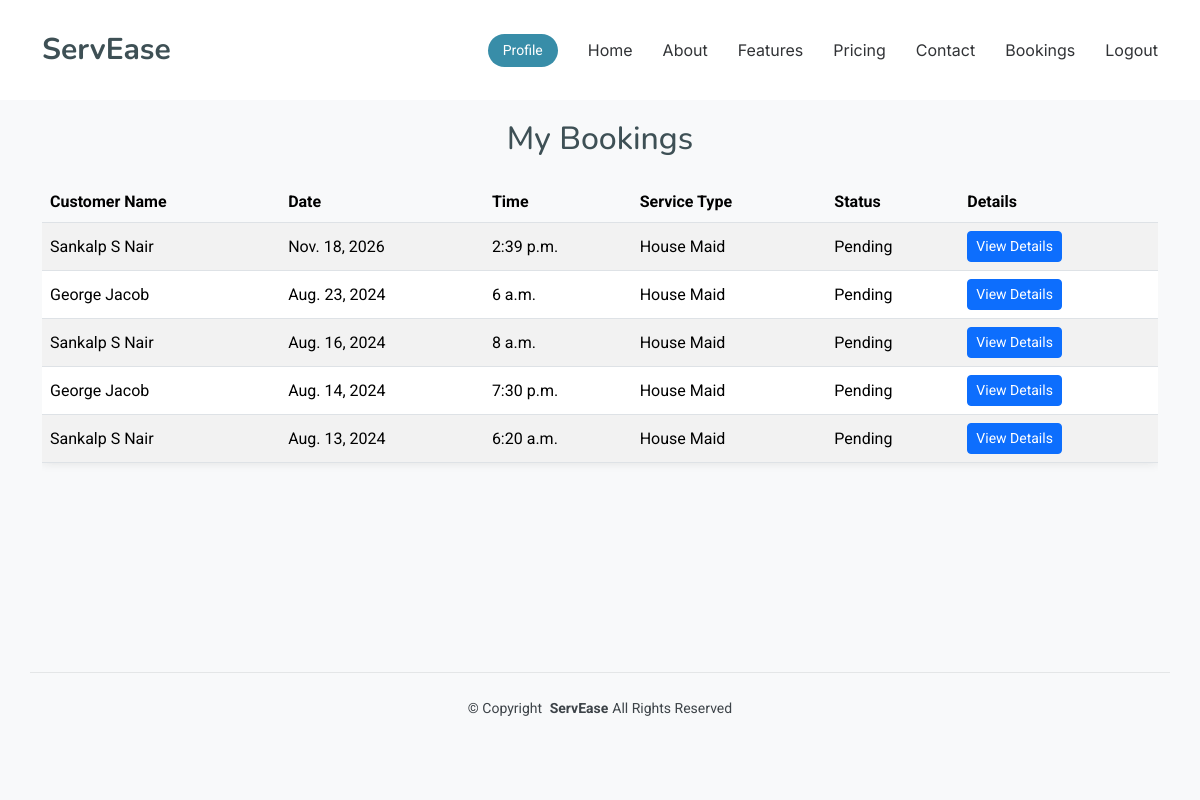
/worker/bookings/ (signed in), run on the app's committed database.
### Home_app/models.py (models this page shows)
class Booking(models.Model):
    worker_id = models.ForeignKey('Users', on_delete=models.CASCADE, related_name='bookings')
    worker_type = models.CharField(max_length=50, choices=[
        ('House Maid', 'House Maid'),
        ('Carpenter', 'Carpenter'),
        ('Plumber', 'Plumber'),
        ('Electrician', 'Electrician'),
        ('Home Nurse', 'Home Nurse'),
    ])
    customer_id= models.ForeignKey('Users', on_delete=models.CASCADE, related_name='customer_bookings')
    appointment_date = models.DateField()
    appointment_time = models.TimeField()
    address = models.TextField()
    status = models.CharField(max_length=20, choices=[
        ('Pending', 'Pending'),
        ('Paid', 'Paid'),
        ('Confirmed', 'Confirmed'),
        ('Completed', 'Completed'),
        ('Cancelled', 'Cancelled'),
    ], default='Pending')
    service_type = models.CharField(max_length=100, blank=True)
    description = models.TextField(blank=True)

### Home_app/views.py (the view)
# urls.py: path('worker/bookings/', views.view_my_booking, name='view_my_booking'),
def view_my_booking(request):
    user_id = request.session.get('user_id')
    if not user_id:
        messages.warning(request, 'You need to log in first.')
        return redirect('login')
    try:
        worker = Users.objects.get(user_id=user_id)
    except Users.DoesNotExist:
        messages.error(request, 'User not found.')
        return redirect('login')
    bookings = Booking.objects.filter(worker_id=worker.user_id).select_related('customer_id').annotate(
        customer_firstname=F('customer_id__firstname'),
        customer_lastname=F('customer_id__lastname'),
        customer_email=F('customer_id__email'),
        customer_phone=F('customer_id__phone')
    ).order_by('-appointment_date', '-appointment_time')
    context = {
        'bookings': bookings
    }
    return render(request, 'worker_temp/view_my_booking.html', context)

### templates/worker_temp/view_my_booking.html (shortened to what this page needs)
{% load static %}
<!DOCTYPE html>
<html lang="en">
<head>
  <link href="{% static 'work_assets/vendor/bootstrap/css/bootstrap.min.css' %}" rel="stylesheet">
  <link href="{% static 'work_assets/vendor/bootstrap-icons/bootstrap-icons.css' %}" rel="stylesheet">
  <link href="{% static 'work_assets/vendor/aos/aos.css' %}" rel="stylesheet">
  <link href="{% static 'work_assets/vendor/glightbox/css/glightbox.min.css' %}" rel="stylesheet">
  <link href="{% static 'work_assets/vendor/swiper/swiper-bundle.min.css' %}" rel="stylesheet">
  <link href="{% static 'work_assets/css/main.css' %}" rel="stylesheet">
</head>
<body class="index-page">
  <header id="header" class="header d-flex align-items-center fixed-top">
    <div class="container-fluid container-xl position-relative d-flex align-items-center">
      <a href="{% url 'worker_index' %}" class="logo d-flex align-items-center me-auto">
        <h1 class="sitename">ServEase</h1>
      </a>
      <nav id="navmenu" class="navmenu">
        <ul>
          <li><a href="{% url 'worker_index' %}#hero">Home</a></li>
          <li><a href="{% url 'worker_index' %}#about">About</a></li>
          <li><a href="#">Features</a></li>
          <li><a href="#">Pricing</a></li>
          <li><a href="#">Contact</a></li>
          <li><a href="{% url 'view_my_booking' %}">Bookings</a></li>
          <li><a href="{% url 'logout' %}">Logout</a></li>
        </ul>
      </nav>
      <a class="btn-getstarted" href="{% url 'worker_profile' %}">Profile</a>
    </div>
  </header>
  <main class="main">
    <section id="bookings" class="booking-section">
      <div class="container">
        <div class="row justify-content-center">
          <div class="col-12">
            <h2 class="text-center mb-4">My Bookings</h2>
            {% if bookings %}
              <div class="table-responsive">
                <table class="table table-striped table-hover booking-table">
                  <thead>
                    <tr>
                      <th>Customer Name</th>
                      <th>Date</th>
                      <th>Time</th>
                      <th>Service Type</th>
                      <th>Status</th>
                      <th>Details</th>
                    </tr>
                  </thead>
                  <tbody>
                    {% for booking in bookings %}
                      <tr>
                        <td>{{ booking.customer_firstname }} {{ booking.customer_lastname }}</td>
                        <td>{{ booking.appointment_date }}</td>
                        <td>{{ booking.appointment_time }}</td>
                        <td>{{ booking.worker_type }}</td>
                        <td>{{ booking.status }}</td>
                        <td>
                          <button type="button" class="btn btn-sm btn-primary" data-bs-toggle="modal" data-bs-target="#bookingModal{{ booking.id }}">
                            View Details
                          </button>
                        </td>
                      </tr>
                    {% endfor %}
                  </tbody>
                </table>
              </div>
            {% else %}
              <p class="text-center">No bookings found.</p>
            {% endif %}
          </div>
        </div>
      </div>
    </section>
  </main>
  <footer id="footer" class="footer">
    <div class="container copyright text-center mt-4">
      <p>© <span>Copyright</span> <strong class="px-1 sitename">ServEase</strong><span>All Rights Reserved</span></p>
    </div>
  </footer>
</body>
</html>

### static/work_assets/css/main.css (style rules this page uses)
:root { --default-font: "Roboto", system-ui, -apple-system, "Segoe UI", Roboto, "Helvetica Neue", Arial, "Noto Sans", "Liberation Sans", sans-serif, "Apple Color Emoji", "Segoe UI Emoji", "Segoe UI Symbol", "Noto Color Emoji"; --heading-font: "Nunito", sans-serif; --nav-font: "Inter", sans-serif; }
:root { --background-color: #ffffff; --default-color: #3d4348; --heading-color: #3e5055; --accent-color: #388da8; --surface-color: #ffffff; --contrast-color: #ffffff; }
:root { --nav-color: #313336; --nav-hover-color: #77b6ca; --nav-mobile-background-color: #ffffff; --nav-dropdown-background-color: #ffffff; --nav-dropdown-color: #313336; --nav-dropdown-hover-color: #77b6ca; }
:root { scroll-behavior: smooth; }
body { color: var(--default-color); background-color: var(--background-color); font-family: var(--default-font); }
a { color: var(--accent-color); text-decoration: none; transition: 0.3s; }
h1, h2, h3, h4, h5, h6 { color: var(--heading-color); font-family: var(--heading-font); }
.header { color: var(--default-color); background-color: var(--background-color); padding: 20px 0; transition: all 0.5s; z-index: 997; }
.header .logo { line-height: 1; }
.header .logo h1 { font-size: 30px; margin: 0; font-weight: 700; color: var(--heading-color); }
.header .btn-getstarted, .header .btn-getstarted:focus { color: var(--contrast-color); background: var(--accent-color); font-size: 14px; padding: 8px 25px; margin: 0 0 0 30px; border-radius: 50px; transition: 0.3s; }
@media (max-width: 1200px) { .header .logo { order: 1; } }
@media (max-width: 1200px) { .header .btn-getstarted { order: 2; margin: 0 15px 0 0; padding: 6px 15px; } }
@media (max-width: 1200px) { .header .navmenu { order: 3; } }
.index-page .header { --background-color: rgba(255, 255, 255, 0); }
@media (min-width: 1200px) { .navmenu { padding: 0; } }
@media (min-width: 1200px) { .navmenu ul { margin: 0; padding: 0; display: flex; list-style: none; align-items: center; } }
@media (min-width: 1200px) { .navmenu li { position: relative; } }
@media (min-width: 1200px) { .navmenu a, .navmenu a:focus { color: var(--nav-color); padding: 18px 15px; font-size: 16px; font-family: var(--nav-font); font-weight: 400; display: flex; align-items: center; justify-content: space-between; white-space: nowrap; transition: 0.3s; } }
@media (min-width: 1200px) { .navmenu li:last-child a { padding-right: 0; } }
.footer { color: var(--default-color); background-color: var(--background-color); font-size: 14px; padding-bottom: 50px; position: relative; }
.footer .copyright { padding-top: 25px; padding-bottom: 25px; border-top: 1px solid color-mix(in srgb, var(--default-color), transparent 90%); }
.footer .copyright p { margin-bottom: 0; }
section, .section { color: var(--default-color); background-color: var(--background-color); padding: 60px 0; scroll-margin-top: 100px; overflow: clip; }

### data on the page
Booking: customer_firstname "Sankalp", customer_lastname "S Nair", appointment_date "Nov. 18, 2026", appointment_time "2:39 p.m.", worker_type "House Maid", status "Pending"
Booking: customer_firstname "George", customer_lastname "Jacob", appointment_date "Aug. 23, 2024", appointment_time "6 a.m.", worker_type "House Maid", status "Pending"
Booking: customer_firstname "Sankalp", customer_lastname "S Nair", appointment_date "Aug. 16, 2024", appointment_time "8 a.m.", worker_type "House Maid", status "Pending"
Booking: customer_firstname "George", customer_lastname "Jacob", appointment_date "Aug. 14, 2024", appointment_time "7:30 p.m.", worker_type "House Maid", status "Pending"
Booking: customer_firstname "Sankalp", customer_lastname "S Nair", appointment_date "Aug. 13, 2024", appointment_time "6:20 a.m.", worker_type "House Maid", status "Pending"
